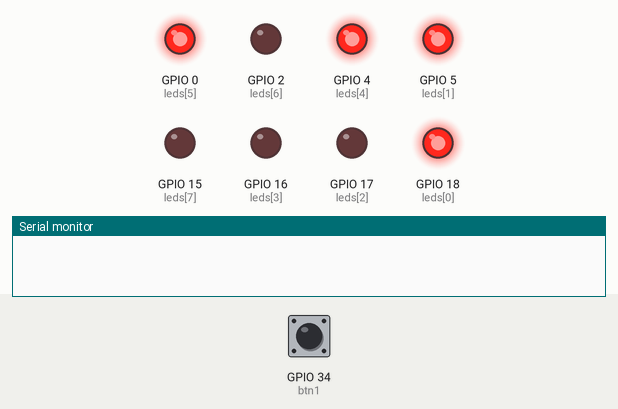
The program below on a simulated ESP32. On the bench: output pins drawn as LEDs (lit = HIGH), the last lines printed to the serial monitor. Dashed ring = blinking. The test bench sets the inputs (shaded band); at power-on: GPIO 34 (btn1) HIGH.

Above: at 1.2 s.
1.3 s: GPIO 34 (btn1) pulled LOW for 3.2 s
At 5.0 s:
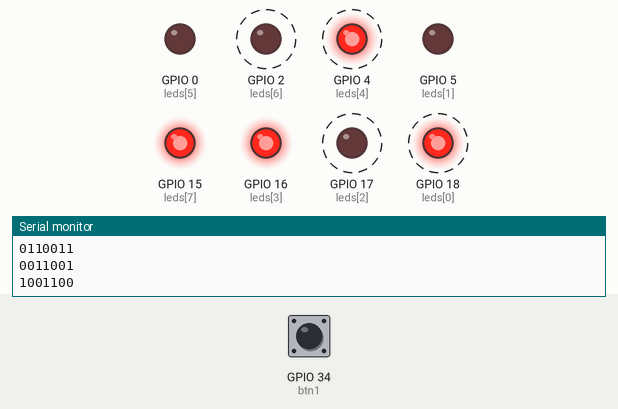
6.0 s: GPIO 34 (btn1) pulled LOW for 0.15 s
At 7.2 s:
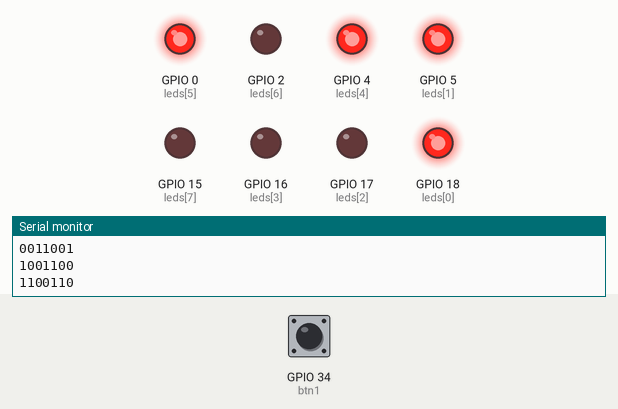
7.6 s: GPIO 34 (btn1) pulled LOW for 1 s
At 8.9 s:
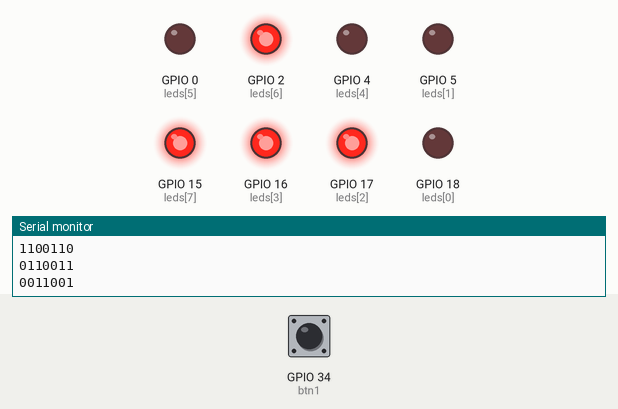
Timing chart, 0 to 10.6 s (numbered marks = the images above; inputs shaded):
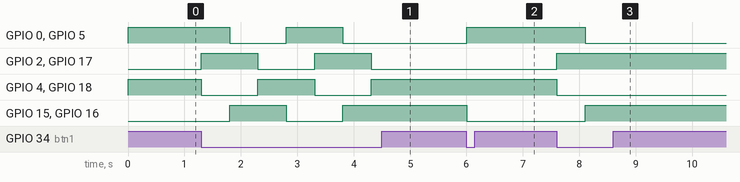

The program:

main.cpp
```cpp
#include <Arduino.h>

#define btn1 34
#define T_debounce 1000

bool touch_actual = 0;
bool touch_ant = 0;
int leds[] =  {18, 5, 17, 16, 4, 0, 2, 15};   //array con la direccion de puerto de cada LED
bool secuencia[] = {1, 1, 0, 0, 1, 1, 0, 0};  //secuencia a desplazar
bool sec_temporal[8];                         //array auxiliar para guardar el desplazamiento

void mover_secuencia(){

    sec_temporal[0] = secuencia[7];           //asigno el ultimo valor de secuencia al primero de temporal

      for (byte i = 0; i < 7; i++){           //asigno el valor actual de secuencia al siguiente valor de temporal
        sec_temporal[i+1] = secuencia[i];
        Serial.print(sec_temporal[i]);        //imprimo el array temporal para verificar el desplazamiento
      }
      Serial.println();
      for (byte i = 0; i < 8; i++)            //escribo las salidas del controlador segun los valor de temporal
        digitalWrite(leds[i], sec_temporal[i]);

      for (byte i = 0; i < 8; i++)            //asigno a secuencia los valores de temporal
        secuencia[i] = sec_temporal[i];

}

bool debounce (bool touch_actual){      //funcion debounce, devuelve true si el el pulsador continua en el mismo
  bool last_t = touch_actual;           //despues de un retardo determinado por T_debounce

  delayMicroseconds(T_debounce);

  touch_actual = digitalRead(btn1);

  if(touch_actual == last_t)
    return true;
  else
    return false;
}

void setup() {

  Serial.begin(115200);
  pinMode(btn1, INPUT);
  for (byte i = 0; i < 8; i++){
  pinMode(leds[i], OUTPUT);
  for (byte i = 0; i < 6; i++)
    digitalWrite(leds[i], secuencia[i]);
  }

}

void loop() {

  touch_actual = digitalRead(btn1);

  if (debounce(touch_actual) && !touch_actual){
      mover_secuencia();
      delay(500);
    }

}
```

Measured:
- after the input at 1.3 s, GPIO 0 (leds[5]): HIGH → LOW after 0.50 s, → HIGH 1.0 s later, → LOW 1.0 s later; GPIO 2 (leds[6]): alternates HIGH for 1.0 s and LOW for 1.0 s, starting at once
- after the input at 6.0 s, GPIO 0 (leds[5]), GPIO 5 (leds[1]): LOW → HIGH at once; GPIO 15 (leds[7]), GPIO 16 (leds[3]): HIGH → LOW at once
- after the input at 7.6 s, GPIO 0 (leds[5]), GPIO 5 (leds[1]): HIGH → LOW after 0.50 s; GPIO 2 (leds[6]), GPIO 17 (leds[2]): LOW → HIGH at once; GPIO 4 (leds[4]), GPIO 18 (leds[0]): HIGH → LOW at once; GPIO 15 (leds[7]), GPIO 16 (leds[3]): LOW → HIGH after 0.50 s
